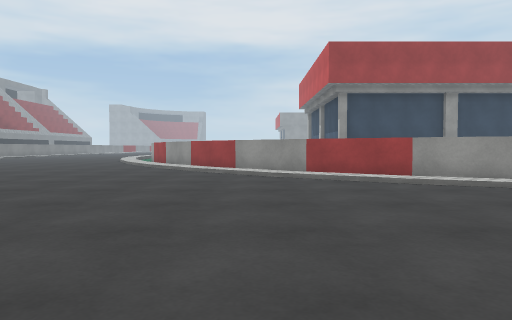
View 1 (above)

23 first-person views from a walk through a Unity game level. The camera is 0.58 m above the floor, tilts 2° down and sees 70° across. The floor is counted in squares, 1 m on a side. Each view is taken from the middle of a square. On the plan, view 1 faces up. The plan holds only what a view shows up to about 10 squares ahead; the rest is blank. The place goes on beyond the plan. Some surface patterns are stand-ins.

View 2
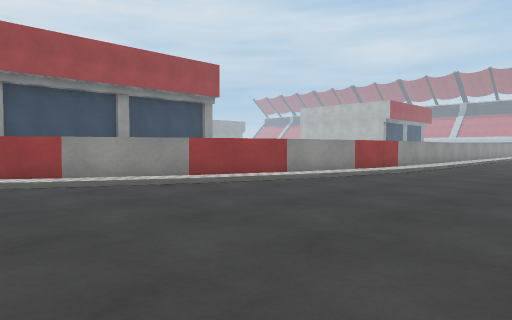

View 3
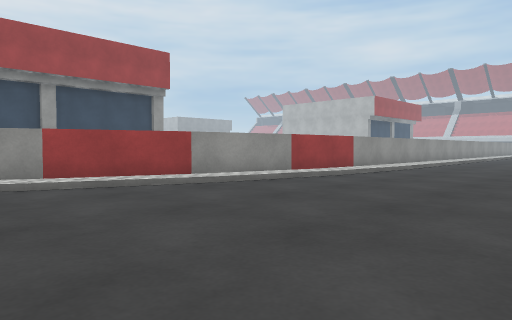

View 4
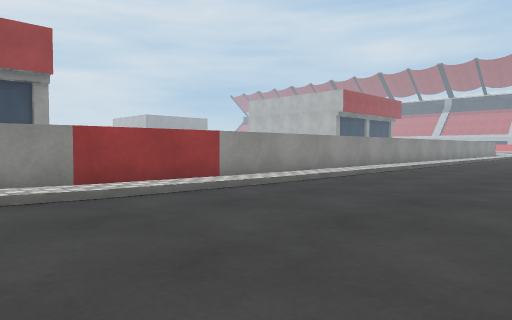

View 5
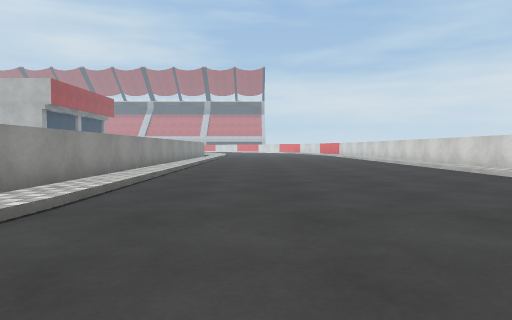

View 6
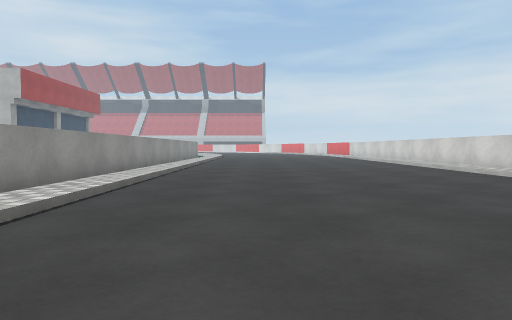

View 7
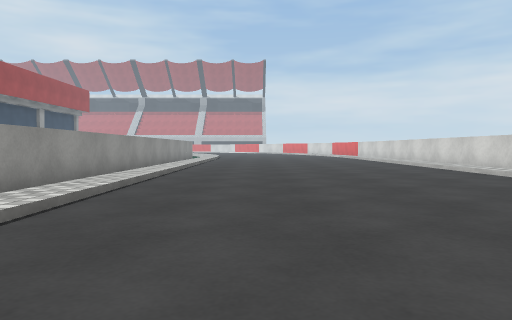

View 8
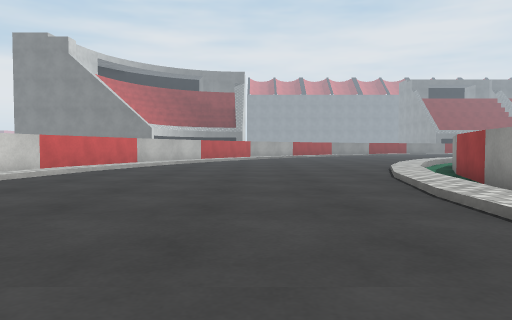

View 9
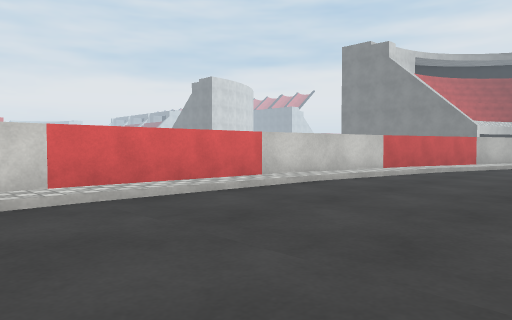

View 10
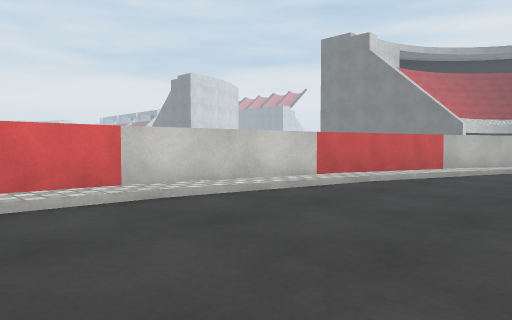

View 11
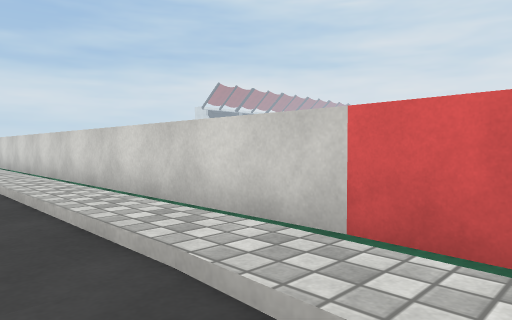

View 12
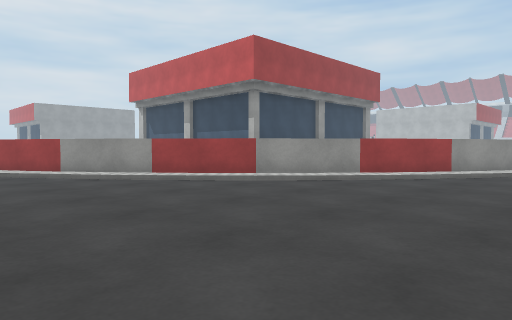

View 13
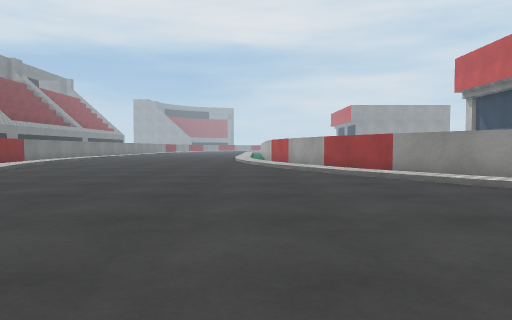

View 14
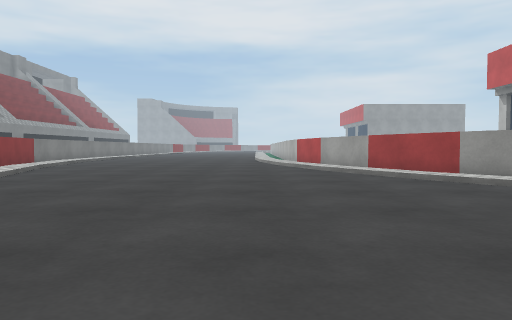

View 15
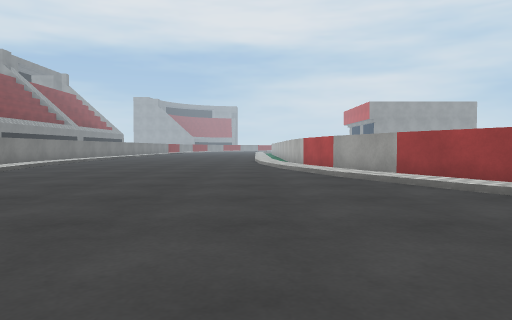

View 16
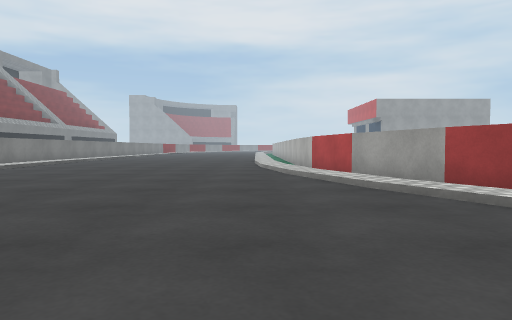

View 17
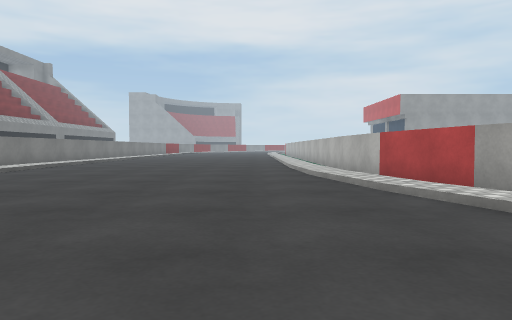

View 18
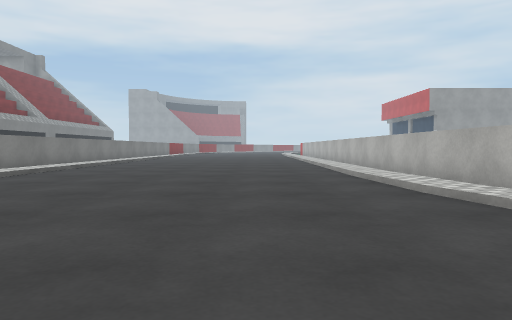

View 19
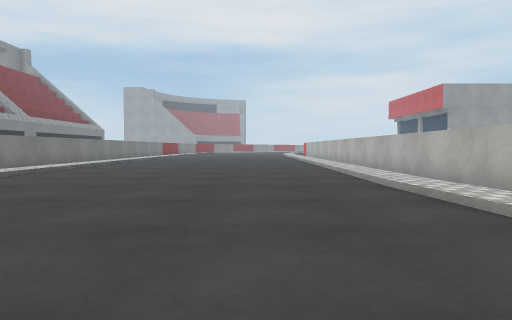

View 20
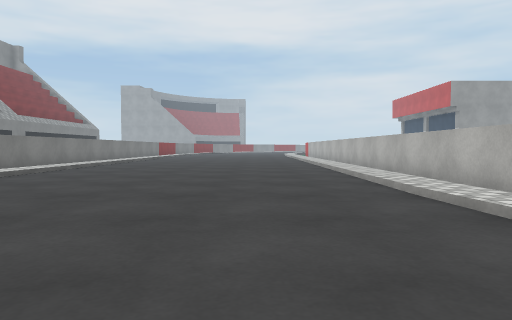

View 21
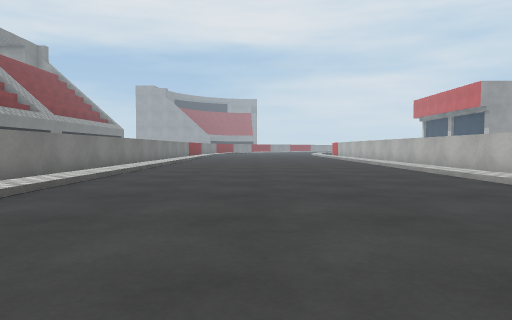

View 22
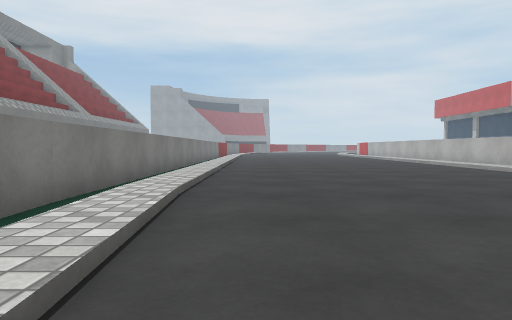

View 23
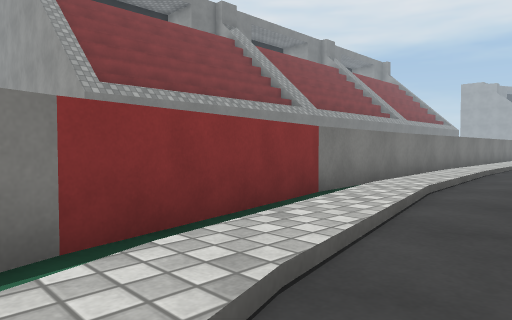

### Floor plan
Key: @ floor where view 1 was taken; # wall or solid block; . main floor; : floor 0.1 m higher than the main floor; / step, stairs or slope; ^ raised ledge; v drop or lower ground.
Columns run from 17 left of view 1 to 25 right of it. Each row starts with its distance up from view 1.
 31 ^v/....../ #
 30 ^v/....../v#
 29 ^v/....../v#
 28 ^v/....../v#
 27 ^v/....../v#
 26 ^v/....../v#
 25 ^v/....../v#
 24 ^v/....../v#
 23 ^v/....../v#
 22  #/....../v#
 21  #:.......v#
 20  #v......./##
 19  #v/....../v#
 18  #v/....../v##
 17  ##:......./v#
 16    v/....../v##
 15     /......./v#
 14      ......./v##
 13      /......./v##
 12       ......../v##
 11        ......../v##
 10        /.......//v##
  9         ........./v###
  8          ........./vv###
  7           .........//vv###
  6            ..........//vv##################
  5           : ...........///vvvvvvvvvvvvvvvvv
  4               .............////////////////
  3                ............................
  2                /...........................
  1                 /..........................
  0                  @/ .......................
 -1                  # ://.....................
 -2                  ###vv://..................
 -3                    ####vvv:////////////////
 -4                        ^^^^^vvvvvvvvvvvvvv
 -5                             ^^^^^^^^^^^^^^^

Positions as (right, up) in squares from view 1, and headings:
1: (0, 0), facing up
2: (1, 0), facing up-right
3: (4, 0), facing up-right
4: (9, 0), facing up-right
5: (10, 2), facing right
6: (13, 2), facing right
7: (15, 2), facing right
8: (15, 2), facing left
9: (15, 1), facing down-left
10: (12, 1), facing down-left
11: (12, -2), facing down-right
12: (-7, 5), facing up-right
13: (-7, 7), facing up
14: (-8, 8), facing up
15: (-8, 10), facing up
16: (-8, 12), facing up
17: (-9, 15), facing up
18: (-10, 18), facing up
19: (-10, 20), facing up
20: (-10, 21), facing up
21: (-12, 21), facing up
22: (-14, 21), facing up
23: (-13, 17), facing up-left
